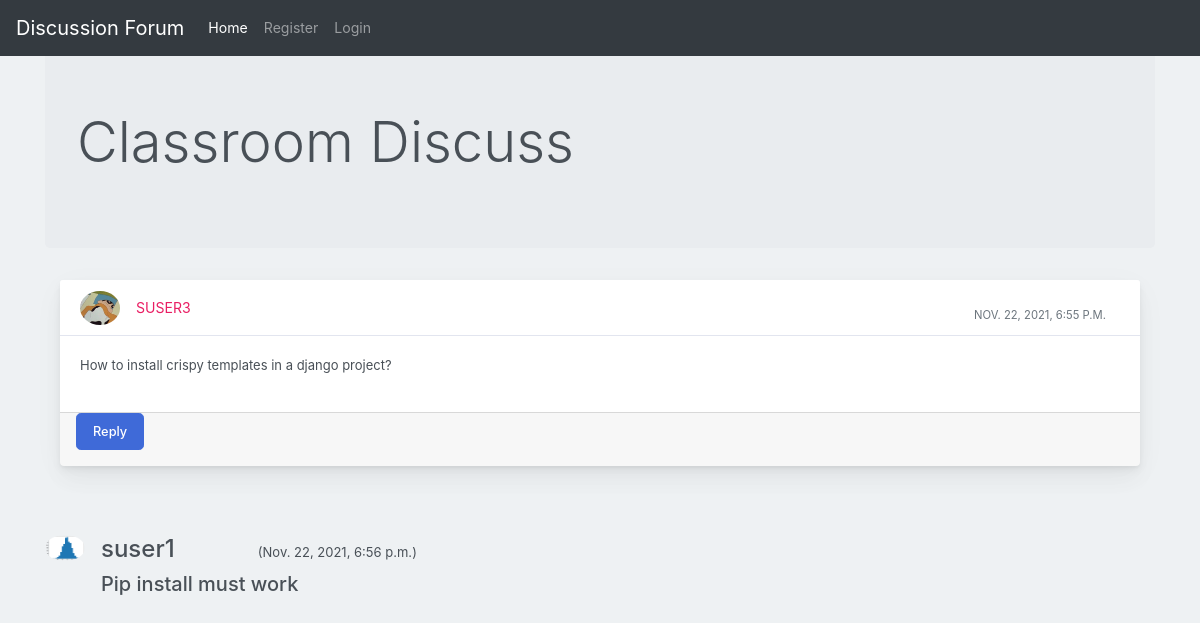
Page /post/5 on the earlier database version.
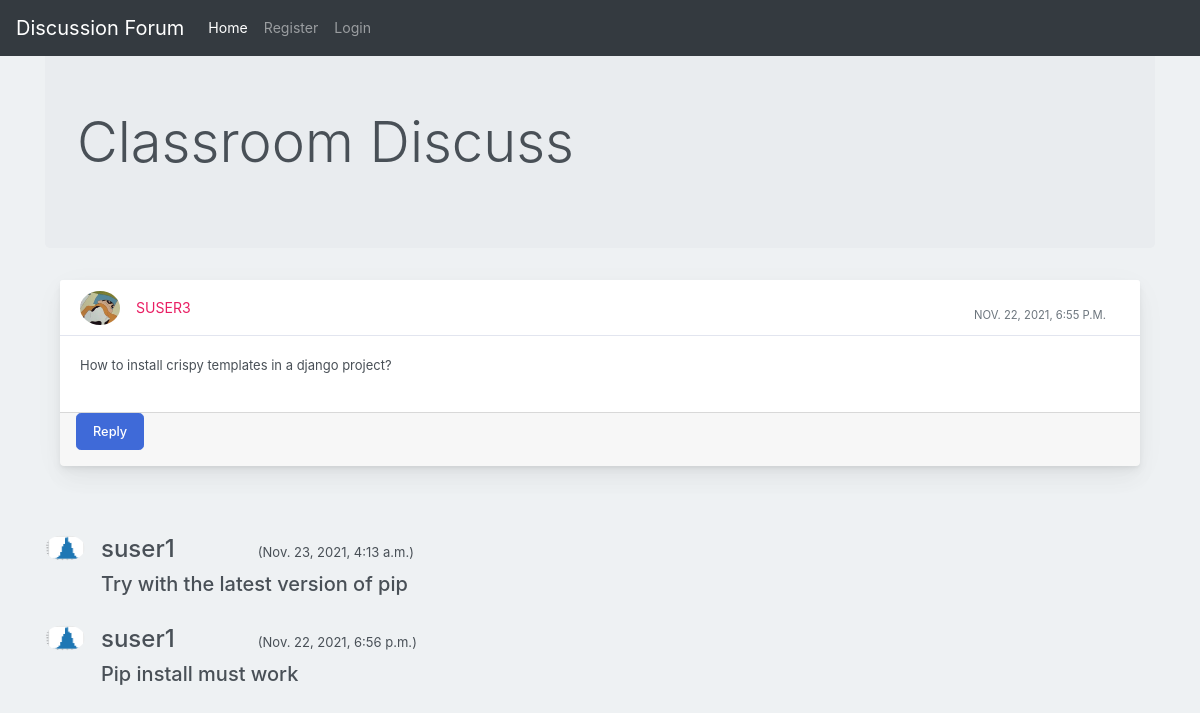
Same page on the later database version.
### discuss/models.py (models this page shows)
class Replie(models.Model):
    user = models.ForeignKey(User, on_delete=models.CASCADE, default=1)
    reply_id = models.AutoField
    reply_content = models.TextField()
    post = models.ForeignKey(Post, on_delete=models.CASCADE, default='')
    timestamp= models.DateTimeField(default=now)
    image = models.ImageField(upload_to="images",default="")

### users/models.py (models this page shows)
class User(AbstractUser):
    email = models.EmailField()
    is_student = models.BooleanField(default=False)
    is_teacher = models.BooleanField(default=False)

### discuss/views.py (the view)
# urls.py: path('post/<post_id>', views.post_detail, name='post-detail'),
def post_detail(request, post_id):
    post = Post.objects.get(id=post_id)
    replies = Replie.objects.filter(post = post).order_by("-timestamp")
    context = {
        "replies" : replies,
        "post" : post,
    }
    return render(request, 'discuss/post_detail.html', context)

### discuss/models.py (called while the page is built)
    def get_reply_item_url(self):
        return reverse("discuss:add-reply", kwargs={
            'post_id' : self.id
        })

### templates/discuss/post_detail.html (shortened to what this page needs)
{% extends 'discuss/basic.html' %}
{% load crispy_forms_tags %}
{% block homeactive %} active {% endblock homeactive %}-->
{% block content %}
<div class="container my-4">
<div class="jumbotron">
    <h1 class="display-4">Classroom Discuss</h1>
    </div>
    <div class="container-fluid mt-10">
      <div class="row">
          <div class="col-md-12">
              <div class="card mb-4">
                  <div class="card-header">
                      <div class="media flex-wrap w-100 align-items-center"> <img src="/media/{{post.image}}"
                              class="d-block ui-w-40 rounded-circle" alt="">
                          <div class="media-body ml-3"> <a href="#" data-abc="true">{{post.user1}}</a>
                          </div>
                          <div class="text-muted small ml-3">
                            <div class="px-4 pt-3">{{post.timestamp}} </div>
                          </div>
                      </div>
                  </div>
                  <div class="card-body">
                      <p>{{post.post_content}}</p>
                  </div>
                  <div class="card-footer d-flex flex-wrap justify-content-between align-items-center px-3 pt-0 pb-3">
                    <a class="btn btn-primary btn-lg" data-toggle="modal" href="{{post.get_reply_item_url}}">Reply</a>
                </div>
              </div>
          </div>
      </div>
  </div>
</div>
{% for reply in replies %}
<br>
<div class="container">
<div class="media">
    <img class="mr-3 rounded-circle" src="/media/{{reply.image}}" alt="." width="30px" height="30px">
    <div class="media-body">
      <h4 class="mt-0">{{reply.user}}	&nbsp;	&nbsp;	&nbsp;	&nbsp;	&nbsp;	&nbsp;  <span><small style="font-size: 13px;">({{reply.timestamp}})</small></span></h4>
      <h5>{{reply.reply_content}}</h5>
    </div>
  </div>
</div>
{% endfor %}
  {% endblock content %}

Differences in the rows shown:
added Replie: image (picture), user "suser1", timestamp "Nov. 23, 2021, 4:13 a.m.", reply_content "Try with the latest version of pip"
